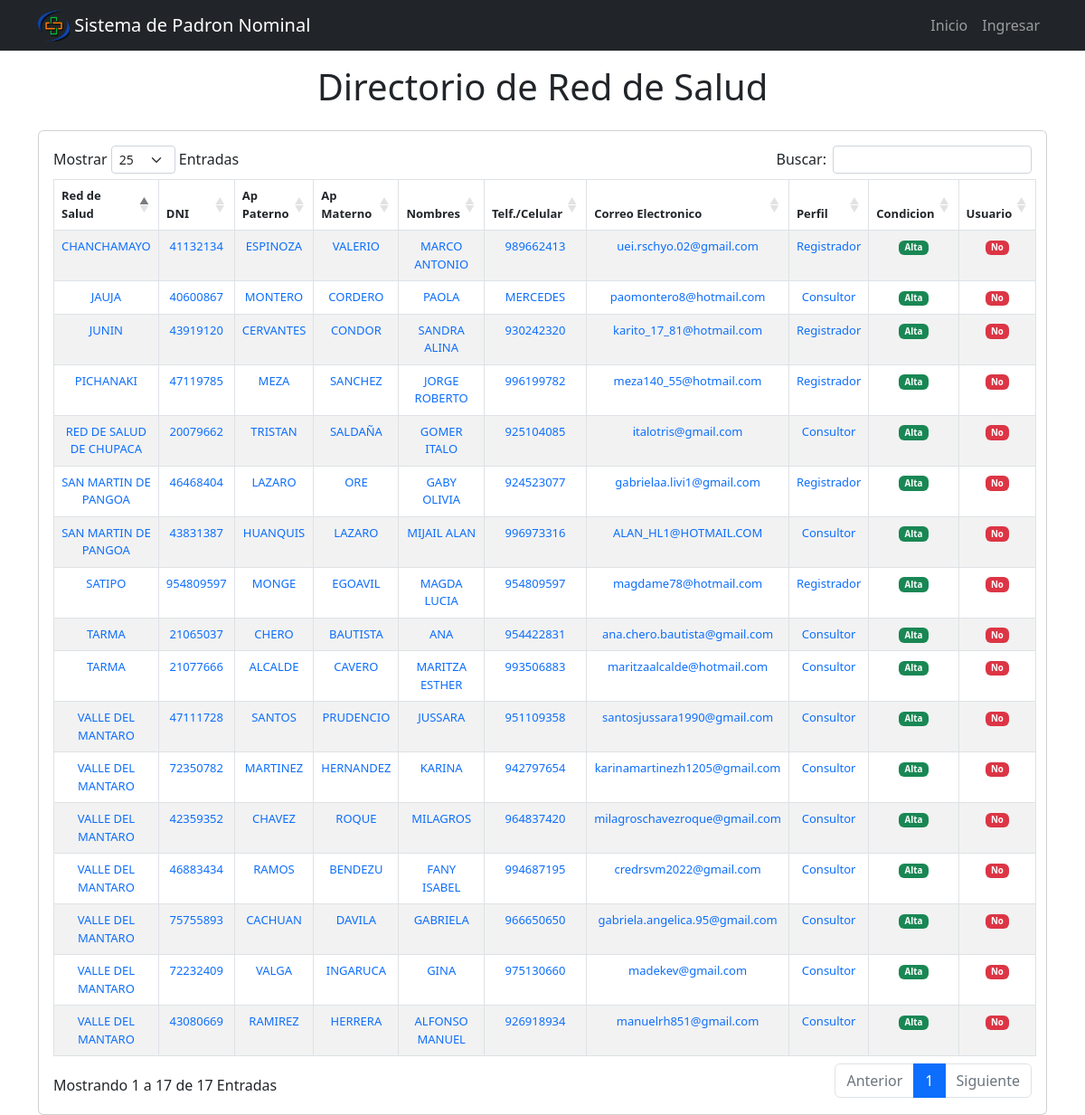
/frontend_directorio_red/, run on the app's committed database.
### filiacion/models.py (models this page shows, shortened)
class DirectorioRed(models.Model):
    TIPO_USUARIO = [
                    ('diresa', 'diresa'),
                    ('red', 'red'),
                    ('microred', 'microred'),
                    ('establecimiento', 'establecimiento'),
                ]
    PERFIL = [
                ('Consultor', 'Consultor'),
                ('Registrador', 'Registrador'),
            ]
    CONDICION = [
                    ('Alta', 'Alta'),
                    ('Baja', 'Baja'),
                ]
    CUENTA_USUARIO = [
                    ('Si', 'Si'),
                    ('No', 'No'),
                    ('Espera respuesta MINSA', 'Espera respuesta MINSA'),
                ]
    diresa = models.CharField(max_length=100,null=True, blank=True)
    red = models.CharField(max_length=100,null=True, blank=True)
    microred = models.CharField(max_length=100,null=True, blank=True)
    establecimiento = models.CharField(max_length=100,null=True, blank=True)
    tipo_usuario = models.CharField(choices=TIPO_USUARIO, max_length=100, null=True, blank=True)
    documento_identidad = models.CharField(max_length=100,null=True, blank=True)
    apellido_paterno = models.CharField(max_length=100,null=True, blank=True)
    apellido_materno = models.CharField(max_length=200,null=True, blank=True)
    nombres = models.CharField(max_length=200,null=True, blank=True)
    telefono = models.CharField(max_length=200,null=True, blank=True)
    correo_electronico = models.CharField(max_length=200,null=True, blank=True)
    perfil = models.CharField(choices=PERFIL,max_length=100,null=True, blank=True)
    condicion = models.CharField(choices=CONDICION,max_length=100,null=True, blank=True)
    cuenta_usuario = models.CharField(choices=CUENTA_USUARIO,max_length=100,null=True, blank=True)
    contraseña_usuario = models.CharField(max_length=100,null=True, blank=True)
    req_formato = models.FileField(upload_to="filiacion/formato/",null=True, blank=True)
    dateTimeOfUpload_req_formato = models.DateTimeField(auto_now = True,null=True, blank=True)
    req_generales_excel = models.FileField(upload_to="filiacion/excel/",null=True, blank=True)
    dateTimeOfUpload_generales_excel = models.DateTimeField(auto_now = True,null=True, blank=True)

### filiacion/views.py (the view)
# urls.py: path('frontend_directorio_red/', views.frontend_directorio_red, name='frontend_directorio_red'),
def frontend_directorio_red(request):
    directorio_redes= DirectorioRed.objects.all()
    context = {
            'directorio_redes': directorio_redes,
            }
    return render(request, 'frontend/directorio_red.html', context)

### filiacion/templates/frontend/directorio_red.html
{% extends 'base.html' %}
{% block content %}
<main class="container">
    <div class="display-1 text-center py-3">
      <h1>Directorio de Red de Salud</h1>
    </div>
  <section class="card card-body">
    <div class="row">
      <div class="table-responsive">
        <table id="table_padron_red_frontend" class="table table-bordered table-hover table-striped">
          <thead class="text-center" style="font-size: 13px;">
            <tr>
              <th>Red de Salud</th>
              <th>DNI</th>
              <th>Ap Paterno</th>
              <th>Ap Materno</th>
              <th>Nombres</th>
              <th>Telf./Celular</th>
              <th>Correo Electronico</th>
              <th>Perfil</th>
              <th>Condicion</th>
              <th>Usuario</th>
            </tr>
          </thead>
          <tbody class="text-center" style="font-size: 13px;" >
              {% for directorio_red in directorio_redes %}
              <tr>
                <td class="text-primary">{{ directorio_red.diresa }}</td>
                <td class="text-primary">{{ directorio_red.documento_identidad }}</td>
                <td class="text-primary">{{ directorio_red.apellido_paterno }}</td>
                <td class="text-primary">{{ directorio_red.apellido_materno }}</td>
                <td class="text-primary">{{ directorio_red.nombres }}</td>
                <td class="text-primary">{{ directorio_red.telefono }}</td>
                <td class="text-primary">{{ directorio_red.correo_electronico }}</td>
                <td class="text-primary">{{ directorio_red.perfil }}</td>
                {% if directorio_red.condicion == "Alta" %}
                <td>
                  <span class="badge bg-success">{{ directorio_red.condicion }}</span>
                </td>
                {% else %}
                <td>
                  <span class="badge bg-danger">{{ directorio_red.condicion }}</span>
                </td>
                {% endif %}
                {% if directorio_red.cuenta_usuario == "Si" %}
                <td>
                  <span class="badge bg-success">{{ directorio_red.cuenta_usuario }}</span>
                </td>
                {% else %}
                <td>
                  <span class="badge bg-danger">{{ directorio_red.cuenta_usuario }}</span>
                </td>
                {% endif %}
              </tr>
            {% endfor %}
          </tbody>
        </table>
      </div>
    </div>
  </section>
</main>
{% endblock %}

### data on the page
DirectorioRed: diresa "RED DE SALUD DE CHUPACA", documento_identidad "20079662", apellido_paterno "TRISTAN", apellido_materno "SALDAÑA", nombres "GOMER ITALO", telefono "925104085", correo_electronico "italotris@gmail.com", perfil "Consultor", condicion "Alta", cuenta_usuario "No"
DirectorioRed: diresa "CHANCHAMAYO", documento_identidad "41132134", apellido_paterno "ESPINOZA", apellido_materno "VALERIO", nombres "MARCO ANTONIO", telefono "989662413", correo_electronico "uei.rschyo.02@gmail.com", perfil "Registrador", condicion "Alta", cuenta_usuario "No"
DirectorioRed: diresa "JAUJA", documento_identidad "40600867", apellido_paterno "MONTERO", apellido_materno "CORDERO", nombres "PAOLA", telefono "MERCEDES", correo_electronico "paomontero8@hotmail.com", perfil "Consultor", condicion "Alta", cuenta_usuario "No"
DirectorioRed: diresa "JUNIN", documento_identidad "43919120", apellido_paterno "CERVANTES", apellido_materno "CONDOR", nombres "SANDRA ALINA", telefono "930242320", correo_electronico "karito_17_81@hotmail.com", perfil "Registrador", condicion "Alta", cuenta_usuario "No"
DirectorioRed: diresa "PICHANAKI", documento_identidad "47119785", apellido_paterno "MEZA", apellido_materno "SANCHEZ", nombres "JORGE ROBERTO", telefono "996199782", correo_electronico "meza140_55@hotmail.com", perfil "Registrador", condicion "Alta", cuenta_usuario "No"
DirectorioRed: diresa "SAN MARTIN DE PANGOA", documento_identidad "46468404", apellido_paterno "LAZARO", apellido_materno "ORE", nombres "GABY OLIVIA", telefono "924523077", correo_electronico "gabrielaa.livi1@gmail.com", perfil "Registrador", condicion "Alta", cuenta_usuario "No"
DirectorioRed: diresa "SATIPO", documento_identidad "954809597", apellido_paterno "MONGE", apellido_materno "EGOAVIL", nombres "MAGDA LUCIA", telefono "954809597", correo_electronico "magdame78@hotmail.com", perfil "Registrador", condicion "Alta", cuenta_usuario "No"
DirectorioRed: diresa "TARMA", documento_identidad "21065037", apellido_paterno "CHERO", apellido_materno "BAUTISTA", nombres "ANA", telefono "954422831", correo_electronico "ana.chero.bautista@gmail.com", perfil "Consultor", condicion "Alta", cuenta_usuario "No"
DirectorioRed: diresa "SAN MARTIN DE PANGOA", documento_identidad "43831387", apellido_paterno "HUANQUIS", apellido_materno "LAZARO", nombres "MIJAIL ALAN", telefono "996973316", correo_electronico "ALAN_HL1@HOTMAIL.COM", perfil "Consultor", condicion "Alta", cuenta_usuario "No"
DirectorioRed: diresa "TARMA", documento_identidad "21077666", apellido_paterno "ALCALDE", apellido_materno "CAVERO", nombres "MARITZA ESTHER", telefono "993506883", correo_electronico "maritzaalcalde@hotmail.com", perfil "Consultor", condicion "Alta", cuenta_usuario "No"
DirectorioRed: diresa "VALLE DEL MANTARO", documento_identidad "47111728", apellido_paterno "SANTOS", apellido_materno "PRUDENCIO", nombres "JUSSARA", telefono "951109358", correo_electronico "santosjussara1990@gmail.com", perfil "Consultor", condicion "Alta", cuenta_usuario "No"
DirectorioRed: diresa "VALLE DEL MANTARO", documento_identidad "72350782", apellido_paterno "MARTINEZ", apellido_materno "HERNANDEZ", nombres "KARINA", telefono "942797654", correo_electronico "karinamartinezh1205@gmail.com", perfil "Consultor", condicion "Alta", cuenta_usuario "No"
DirectorioRed: diresa "VALLE DEL MANTARO", documento_identidad "42359352", apellido_paterno "CHAVEZ", apellido_materno "ROQUE", nombres "MILAGROS", telefono "964837420", correo_electronico "milagroschavezroque@gmail.com", perfil "Consultor", condicion "Alta", cuenta_usuario "No"
DirectorioRed: diresa "VALLE DEL MANTARO", documento_identidad "46883434", apellido_paterno "RAMOS", apellido_materno "BENDEZU", nombres "FANY ISABEL", telefono "994687195", correo_electronico "credrsvm2022@gmail.com", perfil "Consultor", condicion "Alta", cuenta_usuario "No"
DirectorioRed: diresa "VALLE DEL MANTARO", documento_identidad "75755893", apellido_paterno "CACHUAN", apellido_materno "DAVILA", nombres "GABRIELA", telefono "966650650", correo_electronico "gabriela.angelica.95@gmail.com", perfil "Consultor", condicion "Alta", cuenta_usuario "No"
DirectorioRed: diresa "VALLE DEL MANTARO", documento_identidad "72232409", apellido_paterno "VALGA", apellido_materno "INGARUCA", nombres "GINA", telefono "975130660", correo_electronico "madekev@gmail.com", perfil "Consultor", condicion "Alta", cuenta_usuario "No"
DirectorioRed: diresa "VALLE DEL MANTARO", documento_identidad "43080669", apellido_paterno "RAMIREZ", apellido_materno "HERRERA", nombres "ALFONSO MANUEL", telefono "926918934", correo_electronico "manuelrh851@gmail.com", perfil "Consultor", condicion "Alta", cuenta_usuario "No"
